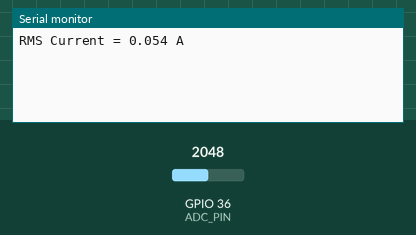
Bench run of a sketch on a simulated ESP32. Parts: the last lines printed to the serial monitor. The inputs (shaded band) are chosen by the test bench; at power-on: GPIO 36 (ADC_PIN) = 2048 (analog values on the 0–4095 scale).

Above: at 1.2 s.
1.3 s: GPIO 36 (ADC_PIN) set to 2866
At 2.4 s:
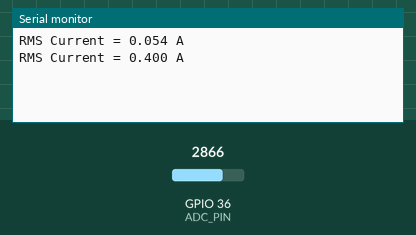
2.8 s: GPIO 36 (ADC_PIN) set to 3603
At 4.4 s:
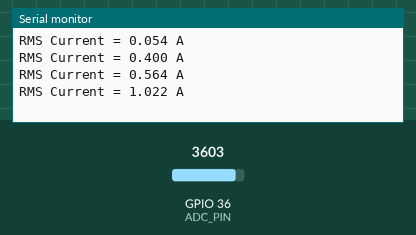
Timing chart, 0 to 5.9 s (numbered marks = the images above; inputs shaded):
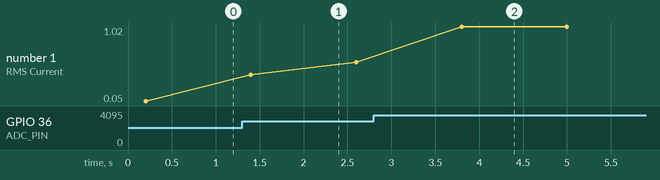

The sketch:

currentMon.ino
```cpp
#define ADC_PIN 36          // ESP32 ADC pin (GPIO36 = ADC1_CH0)
#define VREF 3.3            // ADC reference voltage
#define ADC_RES 4095        // 12-bit ADC
#define VOLTAGE_BIAS 1.580  // Measured midpoint voltage (bias)
#define SENSOR_SENSITIVITY 0.1  // 0.1 V/A (for SCT-013-010)
#define SAMPLE_DURATION 200  // Sampling time in milliseconds (for 10 cycles at 50Hz)

void setup() {
  Serial.begin(115200);
  analogReadResolution(12);  // ESP32 default is 12-bit
}

void loop() {
  unsigned long i_sam_start_time = millis();
  float sum_squared = 0;
  int sample_count = 0;

  while ((millis() - i_sam_start_time) < SAMPLE_DURATION) {
    int adc_val = analogRead(ADC_PIN);
    float voltage = (adc_val * VREF) / ADC_RES;
    float ac_component = voltage - VOLTAGE_BIAS;

    sum_squared += ac_component * ac_component;
    sample_count++;

    delayMicroseconds(200); // ~5 kHz sampling
  }

  // Calculate RMS voltage
  float mean_squared = sum_squared / sample_count;
  float rms_voltage = sqrt(mean_squared);

  // Convert to current using sensor sensitivity
  float rms_current = rms_voltage / SENSOR_SENSITIVITY;

  //scaling Correction, bu board
  rms_current *= 0.258/3.34;

  Serial.print("RMS Current = ");
  Serial.print(rms_current, 3);
  Serial.println(" A");

  delay(1000); // Wait before next reading
}
```

Measured:
- after the input at 1.3 s, the serial monitor: prints a new line after 0.10 s (image 1)
- after the input at 2.8 s, the serial monitor: prints a new line after 1.0 s (image 2)
- plotted number 1: 0.05 → 0.56 after the input at 1.3 s, 0.56 → 1.02 after the input at 2.8 s
